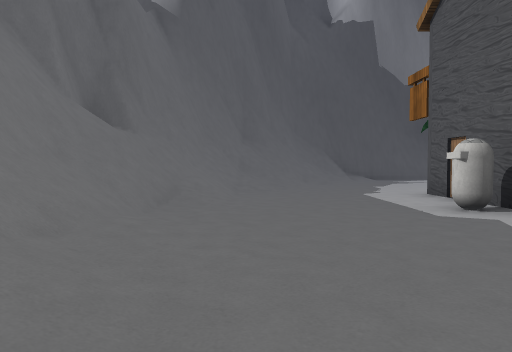
[1] (above)

14 first-person views from a walk through a scene from a Unity 3-D project. The camera is 1.3 m above the floor, tilts 2° down and sees 70° across. The floor is counted in squares, 2 m on a side. Each view is taken from the middle of a square. On the plan, view 1 faces up. The plan holds only what a view shows up to about 11 squares ahead; the rest is blank. The place goes on beyond the plan. The player is left out. Some animated figures are left out. Some surface patterns are stand-ins.

[2]
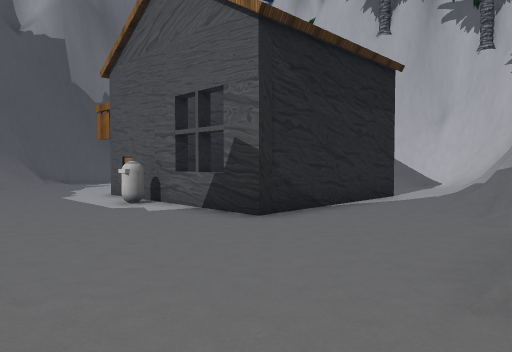

[3]
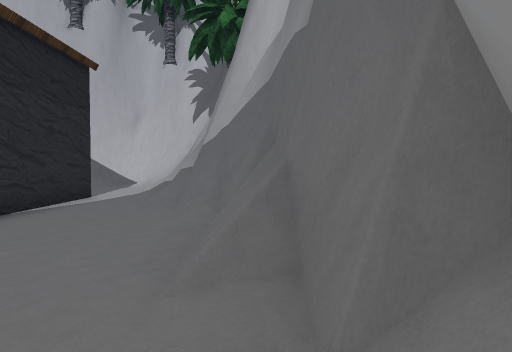

[4]
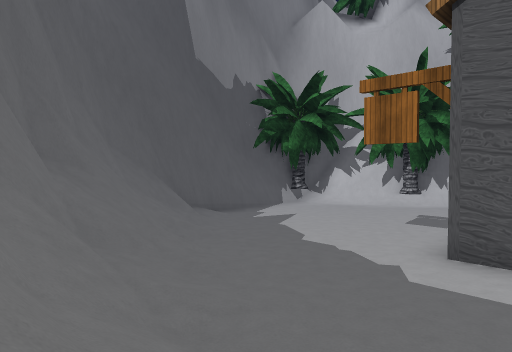

[5]
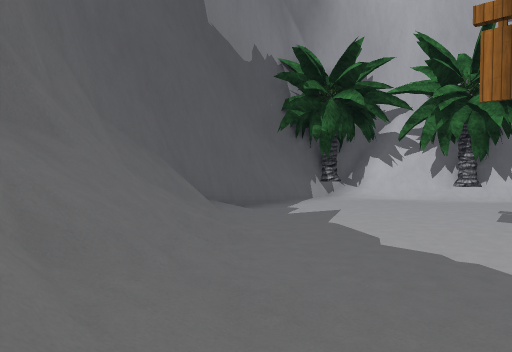

[6]
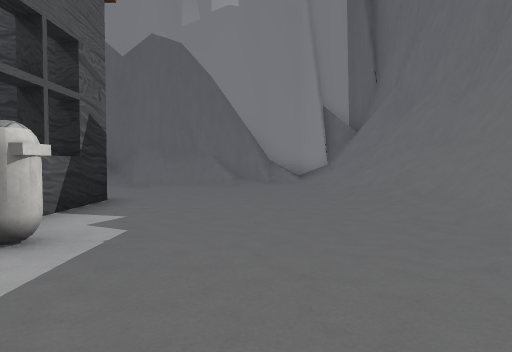

[7]
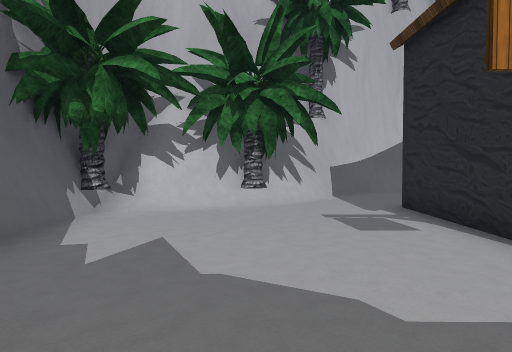

[8]
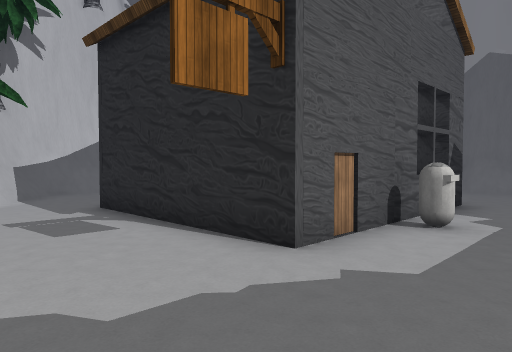

[9]
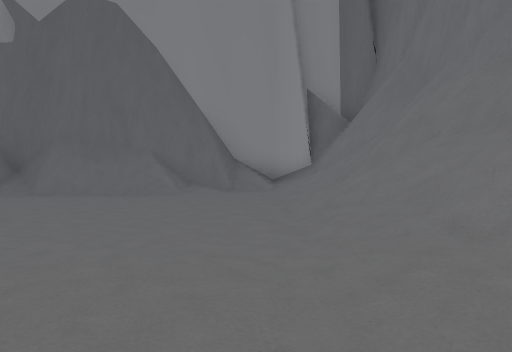

[10]
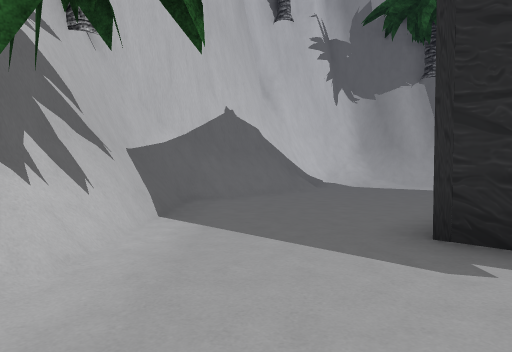

[11]
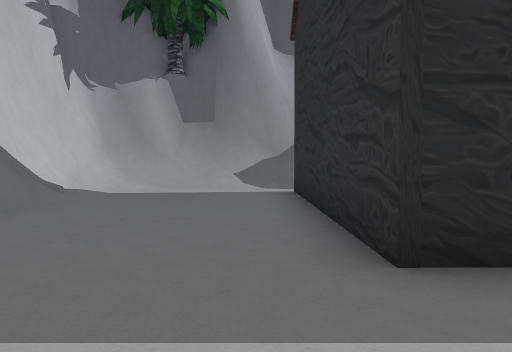

[12]
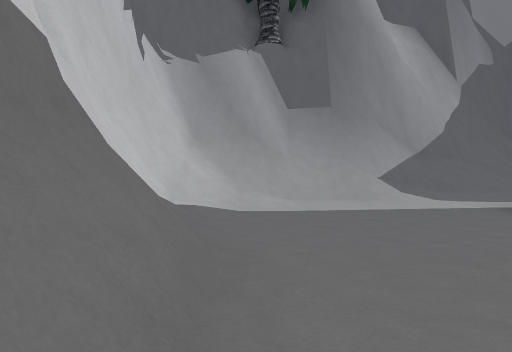

[13]
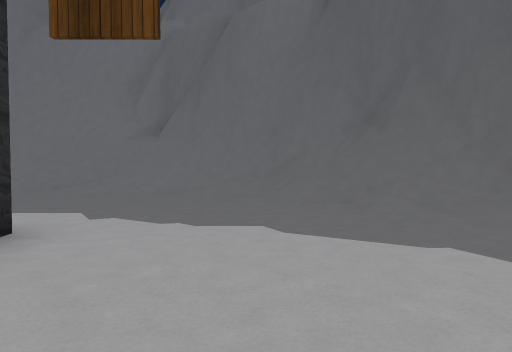

[14]
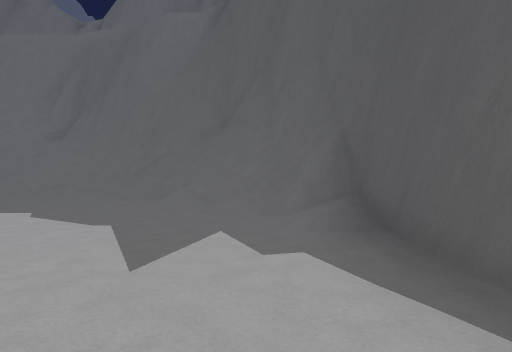

### Floor plan
Key: @ floor where view 1 was taken; # wall or solid block; . floor; / step, stairs or slope; ^ raised ledge; O other object.
Columns run from 4 left of view 1 to 15 right of it. Each row starts with its distance up from view 1.
 15       ########
 14     ###//...###
 13    ###//...../#
 12    #///.......##
 11   ##//........###
 10   #///.........##
  9  ##//...........##
  8 ##//.............##
  7 #///....######....#
  6 #///....#    #....#
  5 ##/....O#    #....##
  4  #//....^    #....##
  3  #//....^    #..../#
  2  #//....######..../#
  1  #//.............//#
  0  ##/@........////###
 -1  #//.......///#####
 -2  #//....../#####
 -3  ##/.///####
 -4   #//#####
 -5   ####

Where each view was taken, in squares from view 1:
view 1: 0 up, 0 right, facing up
view 2: 3 down, 1 left, facing up-right
view 3: 3 down, 1 left, facing right
view 4: 6 up, 2 left, facing up-right
view 5: 8 up, 1 left, facing up-right
view 6: 8 up, 1 right, facing down
view 7: 11 up, 1 right, facing right
view 8: 11 up, 1 right, facing down-right
view 9: 5 up, 0 right, facing down
view 10: 11 up, 8 right, facing down-right
view 11: 10 up, 10 right, facing down
view 12: 7 up, 13 right, facing down
view 13: 10 up, 7 right, facing left
view 14: 13 up, 8 right, facing left
